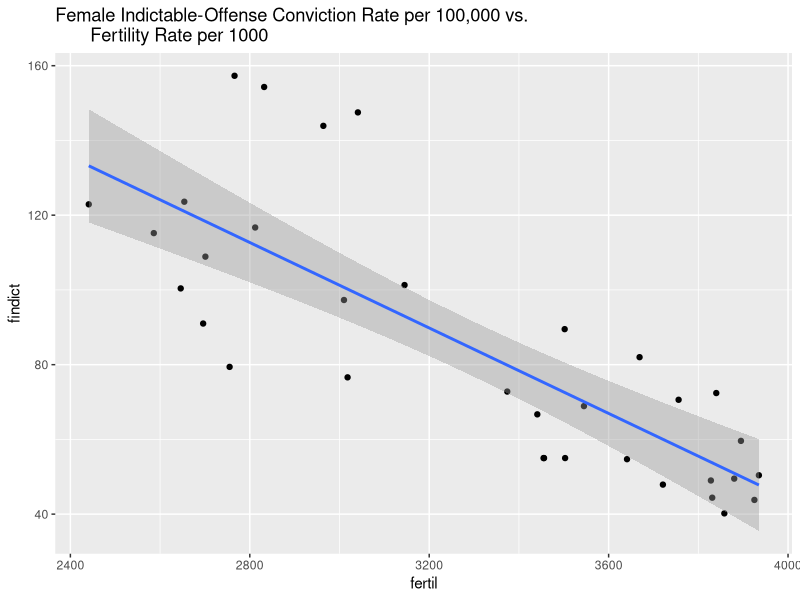
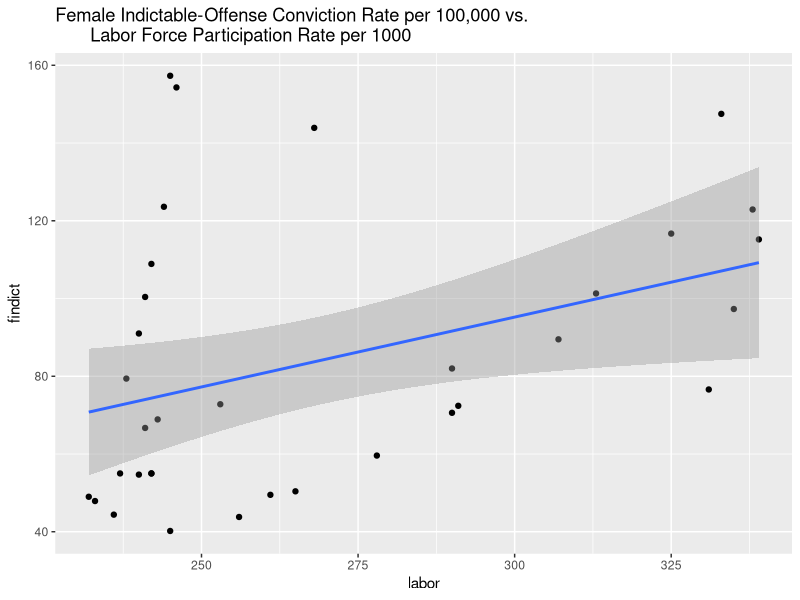
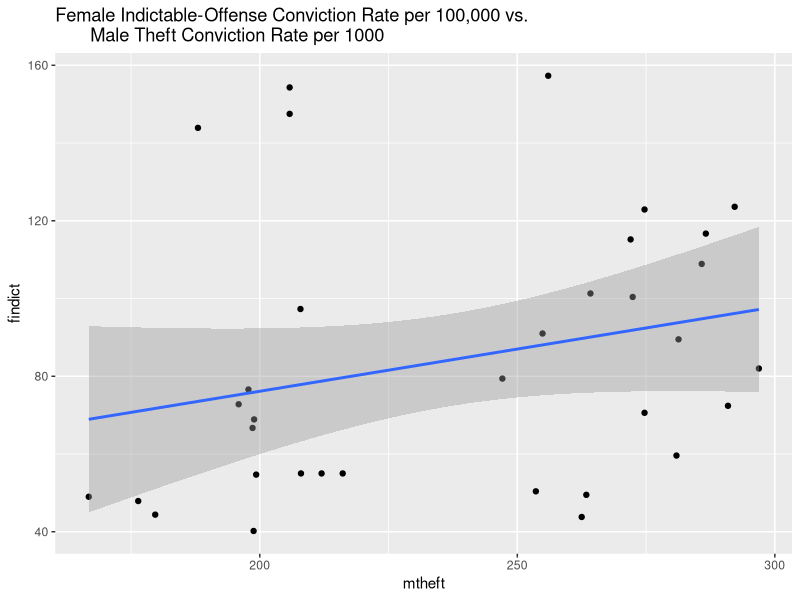
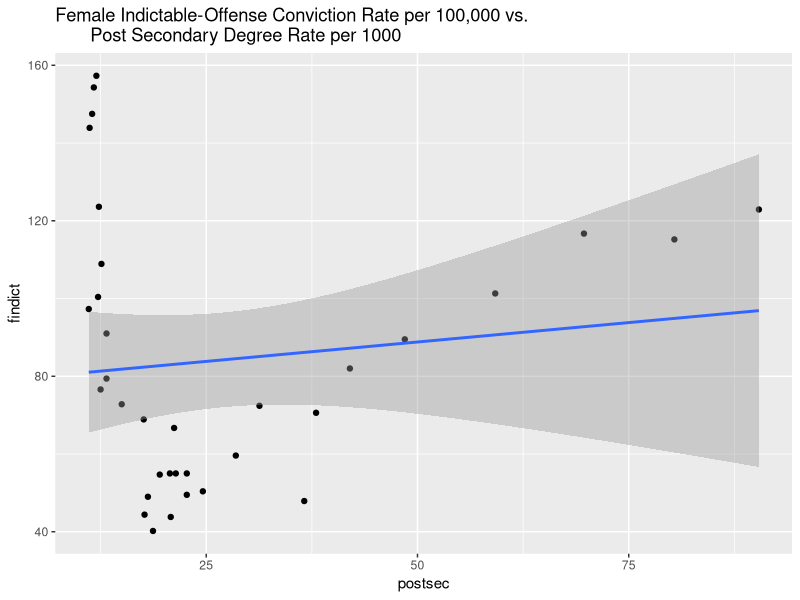

Source code (R) for these figures, in order: (Note: this script raises an error after producing the figures.)
####BIOS 7060: Homework 2####
###Load Libraries###
if(!require(tidyverse)){
  install.packages("tidyverse"); library(tidyverse)}
if(!require(car)){
  install.packages("car"); library(car)}
  if(!require(nlme)){
    install.packages("nlme"); library(nlme)}

####Problem 1####
###Data input###
##set working directory to "Hw2" folder in "BIOS 7060" directory##
#path<-"/Tulane/MPH/BIOS\ 7060/Homework/Hw 2/"
#crime data
crime.data<-read.table("HW2_data1.txt", header=T)
#convert crime.data to a dplyr tibble
crime.tibble<-as_tibble(crime.data)

###Linear Regression###
#regression model Y=female indictment rate, X=fertility rate, labor force...
#...participation rate, post secondary degree rate, male theft conviction rate
crime.lm<-lm(findict~fertil+labor+postsec+mtheft, data=crime.tibble)

###Part a)###
##Bivariate Plots##
#findict vs. fertil
fertil.ggplot<-ggplot(data=crime.tibble, aes(x=fertil, y=findict))+
  geom_point()+
  geom_smooth(method="lm")+
  labs(title="Female Indictable-Offense Conviction Rate per 100,000 vs.
       Fertility Rate per 1000")
#findict vs. labor
labor.ggplot<-ggplot(data=crime.tibble, aes(x=labor, y=findict))+
  geom_point()+
  geom_smooth(method="lm")+
  labs(title="Female Indictable-Offense Conviction Rate per 100,000 vs.
       Labor Force Participation Rate per 1000")
#findict vs. postsec
postsec.ggplot<-ggplot(data=crime.tibble, aes(x=postsec, y=findict))+
  geom_point()+
  geom_smooth(method="lm")+
  labs(title="Female Indictable-Offense Conviction Rate per 100,000 vs.
       Post Secondary Degree Rate per 1000")
#findict vs. mtheft
mtheft.ggplot<-ggplot(data=crime.tibble, aes(x=mtheft, y=findict))+
  geom_point()+
  geom_smooth(method="lm")+
  labs(title="Female Indictable-Offense Conviction Rate per 100,000 vs.
       Male Theft Conviction Rate per 1000")

###Part b)###
##Partial Residual Plots
partres.plots<-cr
